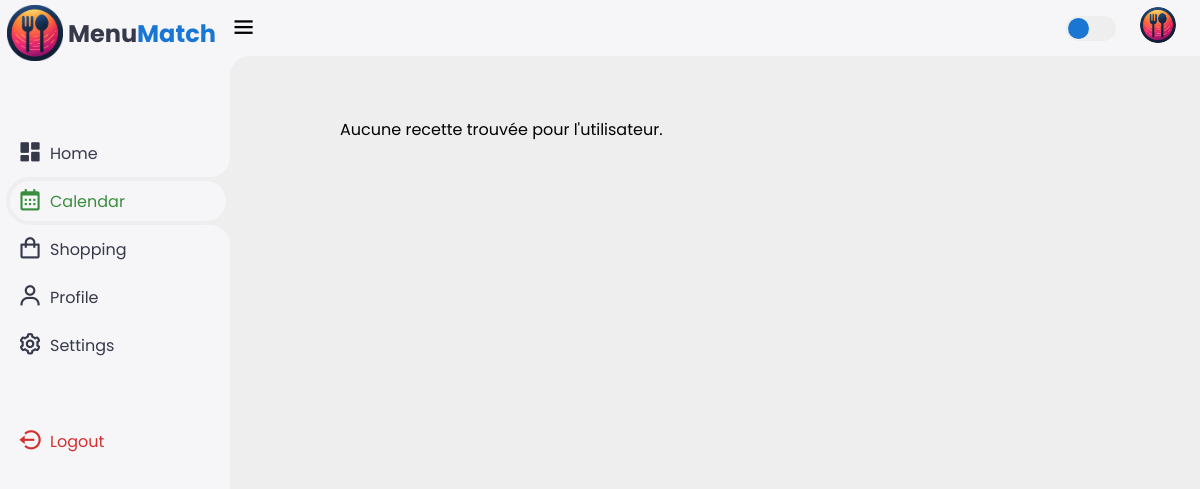
The page /VUES/calendar.php (signed in) on the database as committed earlier.
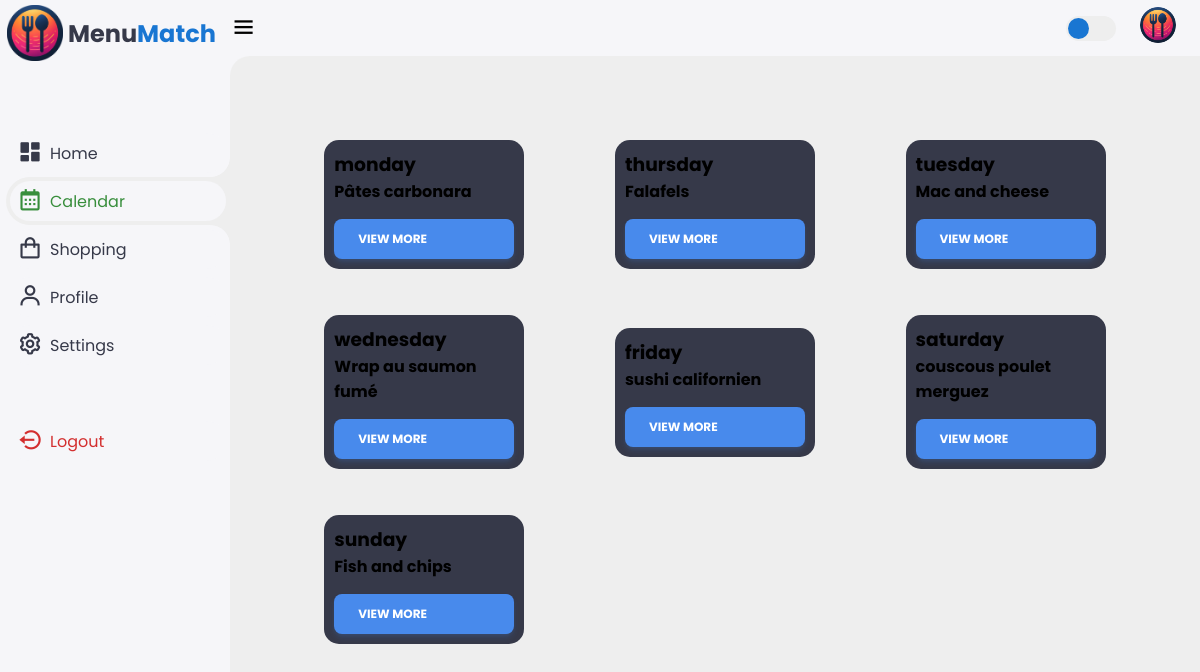
The same page on the database as committed later.
### tables this page shows
CREATE TABLE `recipe` (
  `recipeID` int(11) NOT NULL,
  `posterPath` varchar(255) NOT NULL,
  `videoPath` varchar(255) NOT NULL,
  `creatorID` int(11) NOT NULL DEFAULT '0',
  `name` varchar(255) NOT NULL,
  `promotingDescription` text NOT NULL,
  `description` text NOT NULL,
  `ingredientID` varchar(255) NOT NULL,
  `origine` varchar(255) NOT NULL,
  `likes` int(11) NOT NULL,
  `optionsID` int(11) NOT NULL DEFAULT '0',
  `typeOfFood` int(11) NOT NULL
);

### VUES/calendar.php (the view, shortened to what this page needs)
<!DOCTYPE html>
<html lang="en">
<head>
    <link href='https://unpkg.com/boxicons@2.1.4/css/boxicons.min.css' rel='stylesheet'>
    <link rel="stylesheet" href="../css/navBar.css">
    <link rel="stylesheet" href="../css/calendar.css">
</head>
<body>
    <?php include 'sidebar.php'; ?>
    <div class="content">
        <?php include 'navbar.php'; ?>
        <main>
            <div class="calendarBox" id="calendarBox">
                <?php include '../POST/fetch_weekly_recipe.php'; ?>
                <?php
                $weeklyRecipes = fetchWeeklyRecipes();
                $days = ['monday', 'thursday', 'tuesday', 'wednesday', 'friday', 'saturday', 'sunday'];
                foreach ($days as $day) {
                    if (isset($weeklyRecipes[$day])) {
                        $recipe = $weeklyRecipes[$day];
                        echo '<div class="dayContainer">';
                        echo '<div class="day" id="' . htmlspecialchars($recipe['recipeID']) . '">';
                        echo '<h3>' . htmlspecialchars($day) . '</h3>';
                        if (is_array($recipe)) {
                            echo '<h4>' . htmlspecialchars($recipe['name']) . '</h4>';
                            echo '<button onclick="viewMore(this)"';
                            echo ' data-name="' . htmlspecialchars($recipe['name']) . '"';
                            echo ' data-description="' . htmlspecialchars($recipe['description']) . '"';
                            echo ' data-origine="' . htmlspecialchars($recipe['origine']) . '"';
                            echo ' data-other="' . htmlspecialchars($recipe['otherDetail']) . '">View More</button>';
                        } else {
                            echo '<p>' . htmlspecialchars($recipe) . '</p>';
                        }
                        echo '</div>';
                        echo '</div>';
                    }
                }
                ?>
            </div>
        </main>
    </div>
</body>
</html>

### POST/fetch_weekly_recipe.php (shortened to what this page needs)
<?php
function fetchWeeklyRecipes() {
    include 'bdd.php';
    $conn = new mysqli($servername, $dbUsername, $dbPassword, $dbname);
    $userID = $_SESSION['userID'];
    $stmt = $conn->prepare("SELECT * FROM weeklyrecipes WHERE userID = ?");
    $stmt->bind_param("i", $userID);
    $stmt->execute();
    $result = $stmt->get_result();
    $weeklyRecipes = [];
    if ($row = $result->fetch_assoc()) {
        $days = ['monday', 'tuesday', 'wednesday', 'thursday', 'friday', 'saturday', 'sunday'];
        foreach ($days as $day) {
            $recipeID = $row[$day];
            if ($recipeID) {
                $stmtRecipe = $conn->prepare("SELECT * FROM recipe WHERE recipeID = ?");
                $stmtRecipe->bind_param("i", $recipeID);
                $stmtRecipe->execute();
                $resultRecipe = $stmtRecipe->get_result();
                if ($recipeDetails = $resultRecipe->fetch_assoc()) {
                    $weeklyRecipes[$day] = $recipeDetails;
                } else {
                    $weeklyRecipes[$day] = "Recette non trouvée pour $day";
                }
            } else {
                $weeklyRecipes[$day] = "Aucune recette assignée pour $day";
            }
        }
    } else {
        echo "Aucune recette trouvée pour l'utilisateur.";
    }
    return $weeklyRecipes;
}

Rows that differ between the two databases and show on the page:
now on this page (row edited): recipe: day "monday", name "Pâtes carbonara"
now on this page (row unchanged): recipe: day "thursday", name "Falafels"
now on this page (row edited): recipe: day "tuesday", name "Mac and cheese"
now on this page (row edited): recipe: day "wednesday", name "Wrap au saumon fumé"
now on this page (row edited): recipe: day "friday", name "sushi californien"
now on this page (row edited): recipe: day "saturday", name "couscous poulet merguez"
now on this page (row unchanged): recipe: day "sunday", name "Fish and chips"
Other text that changed with them:
text no longer shown: "Aucune recette trouvée pour l'utilisateur."
